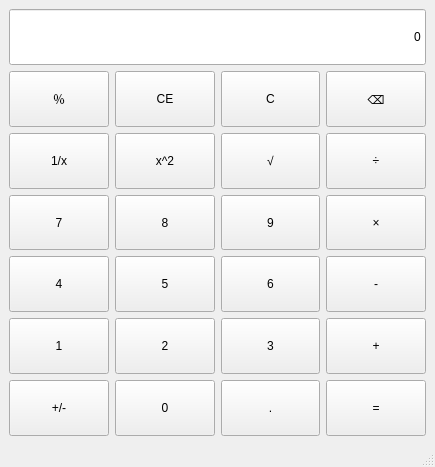
<?xml version="1.0" encoding="UTF-8"?>
<ui version="4.0">
 <class>MainWindow</class>
 <widget class="QMainWindow" name="MainWindow">
  <property name="geometry">
   <rect>
    <x>0</x>
    <y>0</y>
    <width>435</width>
    <height>467</height>
   </rect>
  </property>
  <property name="windowTitle">
   <string>MainWindow</string>
  </property>
  <widget class="QWidget" name="centralwidget">
   <layout class="QHBoxLayout" name="horizontalLayout">
    <item>
     <layout class="QGridLayout" name="gridLayout">
      <item row="4" column="2">
       <widget class="QPushButton" name="btnNum6">
        <property name="sizePolicy">
         <sizepolicy hsizetype="Minimum" vsizetype="Minimum">
          <horstretch>0</horstretch>
          <verstretch>0</verstretch>
         </sizepolicy>
        </property>
        <property name="text">
         <string>6</string>
        </property>
       </widget>
      </item>
      <item row="2" column="3">
       <widget class="QPushButton" name="btnDivide">
        <property name="sizePolicy">
         <sizepolicy hsizetype="Minimum" vsizetype="Minimum">
          <horstretch>0</horstretch>
          <verstretch>0</verstretch>
         </sizepolicy>
        </property>
        <property name="text">
         <string>÷</string>
        </property>
       </widget>
      </item>
      <item row="1" column="1">
       <widget class="QPushButton" name="btnClearAll">
        <property name="sizePolicy">
         <sizepolicy hsizetype="Minimum" vsizetype="Minimum">
          <horstretch>0</horstretch>
          <verstretch>0</verstretch>
         </sizepolicy>
        </property>
        <property name="text">
         <string>CE</string>
        </property>
       </widget>
      </item>
      <item row="2" column="2">
       <widget class="QPushButton" name="btnSqrt">
        <property name="sizePolicy">
         <sizepolicy hsizetype="Minimum" vsizetype="Minimum">
          <horstretch>0</horstretch>
          <verstretch>0</verstretch>
         </sizepolicy>
        </property>
        <property name="text">
         <string>√</string>
        </property>
       </widget>
      </item>
      <item row="5" column="1">
       <widget class="QPushButton" name="btnNum2">
        <property name="sizePolicy">
         <sizepolicy hsizetype="Minimum" vsizetype="Minimum">
          <horstretch>0</horstretch>
          <verstretch>0</verstretch>
         </sizepolicy>
        </property>
        <property name="text">
         <string>2</string>
        </property>
       </widget>
      </item>
      <item row="5" column="2">
       <widget class="QPushButton" name="btnNum3">
        <property name="sizePolicy">
         <sizepolicy hsizetype="Minimum" vsizetype="Minimum">
          <horstretch>0</horstretch>
          <verstretch>0</verstretch>
         </sizepolicy>
        </property>
        <property name="text">
         <string>3</string>
        </property>
       </widget>
      </item>
      <item row="2" column="0">
       <widget class="QPushButton" name="btnInverse">
        <property name="sizePolicy">
         <sizepolicy hsizetype="Minimum" vsizetype="Minimum">
          <horstretch>0</horstretch>
          <verstretch>0</verstretch>
         </sizepolicy>
        </property>
        <property name="text">
         <string>1/x</string>
        </property>
       </widget>
      </item>
      <item row="4" column="3">
       <widget class="QPushButton" name="btnMinus">
        <property name="sizePolicy">
         <sizepolicy hsizetype="Minimum" vsizetype="Minimum">
          <horstretch>0</horstretch>
          <verstretch>0</verstretch>
         </sizepolicy>
        </property>
        <property name="text">
         <string>-</string>
        </property>
       </widget>
      </item>
      <item row="0" column="0" colspan="4">
       <widget class="QLineEdit" name="display">
        <property name="sizePolicy">
         <sizepolicy hsizetype="Expanding" vsizetype="Minimum">
          <horstretch>0</horstretch>
          <verstretch>0</verstretch>
         </sizepolicy>
        </property>
        <property name="text">
         <string>0</string>
        </property>
        <property name="alignment">
         <set>Qt::AlignmentFlag::AlignRight|Qt::AlignmentFlag::AlignTrailing|Qt::AlignmentFlag::AlignVCenter</set>
        </property>
       </widget>
      </item>
      <item row="3" column="3">
       <widget class="QPushButton" name="btnMultiple">
        <property name="sizePolicy">
         <sizepolicy hsizetype="Minimum" vsizetype="Minimum">
          <horstretch>0</horstretch>
          <verstretch>0</verstretch>
         </sizepolicy>
        </property>
        <property name="text">
         <string>×</string>
        </property>
       </widget>
      </item>
      <item row="4" column="0">
       <widget class="QPushButton" name="btnNum4">
        <property name="sizePolicy">
         <sizepolicy hsizetype="Minimum" vsizetype="Minimum">
          <horstretch>0</horstretch>
          <verstretch>0</verstretch>
         </sizepolicy>
        </property>
        <property name="text">
         <string>4</string>
        </property>
       </widget>
      </item>
      <item row="6" column="2">
       <widget class="QPushButton" name="btnPeriod">
        <property name="sizePolicy">
         <sizepolicy hsizetype="Minimum" vsizetype="Minimum">
          <horstretch>0</horstretch>
          <verstretch>0</verstretch>
         </sizepolicy>
        </property>
        <property name="text">
         <string>.</string>
        </property>
       </widget>
      </item>
      <item row="3" column="2">
       <widget class="QPushButton" name="btnNum9">
        <property name="sizePolicy">
         <sizepolicy hsizetype="Minimum" vsizetype="Minimum">
          <horstretch>0</horstretch>
          <verstretch>0</verstretch>
         </sizepolicy>
        </property>
        <property name="text">
         <string>9</string>
        </property>
       </widget>
      </item>
      <item row="6" column="1">
       <widget class="QPushButton" name="btnNum0">
        <property name="sizePolicy">
         <sizepolicy hsizetype="Minimum" vsizetype="Minimum">
          <horstretch>0</horstretch>
          <verstretch>0</verstretch>
         </sizepolicy>
        </property>
        <property name="text">
         <string>0</string>
        </property>
       </widget>
      </item>
      <item row="6" column="0">
       <widget class="QPushButton" name="btnSign">
        <property name="sizePolicy">
         <sizepolicy hsizetype="Minimum" vsizetype="Minimum">
          <horstretch>0</horstretch>
          <verstretch>0</verstretch>
         </sizepolicy>
        </property>
        <property name="text">
         <string>+/-</string>
        </property>
       </widget>
      </item>
      <item row="1" column="3">
       <widget class="QPushButton" name="btnDel">
        <property name="sizePolicy">
         <sizepolicy hsizetype="Minimum" vsizetype="Minimum">
          <horstretch>0</horstretch>
          <verstretch>0</verstretch>
         </sizepolicy>
        </property>
        <property name="text">
         <string>⌫</string>
        </property>
       </widget>
      </item>
      <item row="4" column="1">
       <widget class="QPushButton" name="btnNum5">
        <property name="sizePolicy">
         <sizepolicy hsizetype="Minimum" vsizetype="Minimum">
          <horstretch>0</horstretch>
          <verstretch>0</verstretch>
         </sizepolicy>
        </property>
        <property name="text">
         <string>5</string>
        </property>
       </widget>
      </item>
      <item row="1" column="2">
       <widget class="QPushButton" name="btnClear">
        <property name="sizePolicy">
         <sizepolicy hsizetype="Minimum" vsizetype="Minimum">
          <horstretch>0</horstretch>
          <verstretch>0</verstretch>
         </sizepolicy>
        </property>
        <property name="text">
         <string>C</string>
        </property>
       </widget>
      </item>
      <item row="3" column="1">
       <widget class="QPushButton" name="btnNum8">
        <property name="sizePolicy">
         <sizepolicy hsizetype="Minimum" vsizetype="Minimum">
          <horstretch>0</horstretch>
          <verstretch>0</verstretch>
         </sizepolicy>
        </property>
        <property name="text">
         <string>8</string>
        </property>
       </widget>
      </item>
      <item row="3" column="0">
       <widget class="QPushButton" name="btnNum7">
        <property name="sizePolicy">
         <sizepolicy hsizetype="Minimum" vsizetype="Minimum">
          <horstretch>0</horstretch>
          <verstretch>0</verstretch>
         </sizepolicy>
        </property>
        <property name="text">
         <string>7</string>
        </property>
       </widget>
      </item>
      <item row="6" column="3">
       <widget class="QPushButton" name="btnEqual">
        <property name="sizePolicy">
         <sizepolicy hsizetype="Minimum" vsizetype="Minimum">
          <horstretch>0</horstretch>
          <verstretch>0</verstretch>
         </sizepolicy>
        </property>
        <property name="text">
         <string>=</string>
        </property>
       </widget>
      </item>
      <item row="5" column="0">
       <widget class="QPushButton" name="btnNum1">
        <property name="sizePolicy">
         <sizepolicy hsizetype="Minimum" vsizetype="Minimum">
          <horstretch>0</horstretch>
          <verstretch>0</verstretch>
         </sizepolicy>
        </property>
        <property name="text">
         <string>1</string>
        </property>
       </widget>
      </item>
      <item row="1" column="0">
       <widget class="QPushButton" name="btnPercentage">
        <property name="sizePolicy">
         <sizepolicy hsizetype="Minimum" vsizetype="Minimum">
          <horstretch>0</horstretch>
          <verstretch>0</verstretch>
         </sizepolicy>
        </property>
        <property name="text">
         <string>％</string>
        </property>
       </widget>
      </item>
      <item row="2" column="1">
       <widget class="QPushButton" name="btnSquare">
        <property name="sizePolicy">
         <sizepolicy hsizetype="Minimum" vsizetype="Minimum">
          <horstretch>0</horstretch>
          <verstretch>0</verstretch>
         </sizepolicy>
        </property>
        <property name="text">
         <string>x^2</string>
        </property>
       </widget>
      </item>
      <item row="5" column="3">
       <widget class="QPushButton" name="btnPlus">
        <property name="sizePolicy">
         <sizepolicy hsizetype="Minimum" vsizetype="Minimum">
          <horstretch>0</horstretch>
          <verstretch>0</verstretch>
         </sizepolicy>
        </property>
        <property name="text">
         <string>+</string>
        </property>
       </widget>
      </item>
     </layout>
    </item>
   </layout>
  </widget>
  <widget class="QMenuBar" name="menubar">
   <property name="geometry">
    <rect>
     <x>0</x>
     <y>0</y>
     <width>435</width>
     <height>18</height>
    </rect>
   </property>
  </widget>
  <widget class="QStatusBar" name="statusbar"/>
 </widget>
 <resources/>
 <connections/>
</ui>
